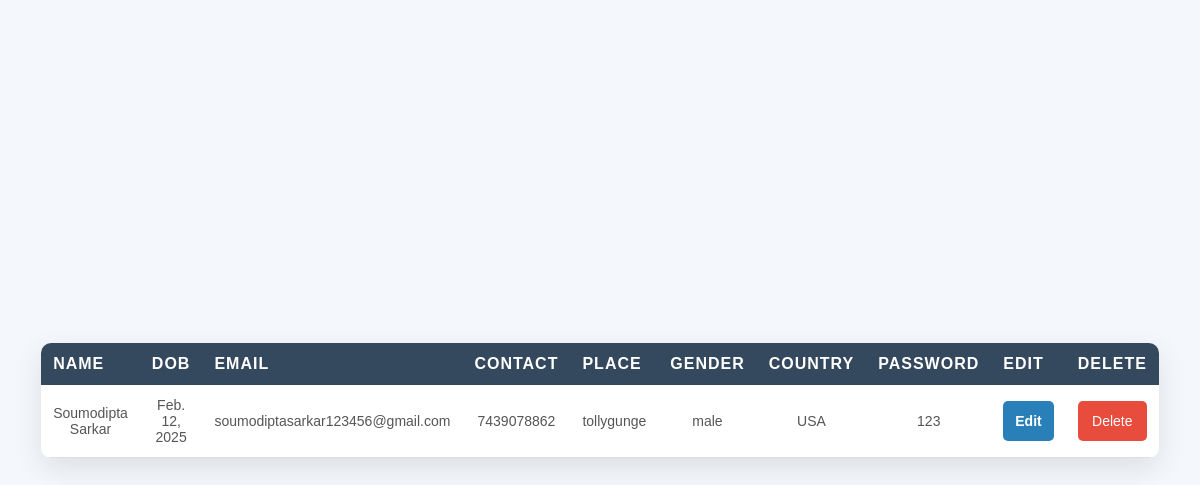
The page /display on the database its author committed.
### app/models.py (models this page shows)
class userdata(models.Model):
  Name=models.CharField(max_length=100)
  DOB=models.DateField()
  Email=models.EmailField()
  Contact=models.IntegerField()
  Place=models.CharField(max_length=100)
  Gender=models.CharField(max_length=100)
  Country=models.CharField(max_length=100)
  Password=models.CharField(max_length=50)
  class Meta:
    db_table="userdata"

### app/views.py (the view)
# urls.py: path('display', views.display),
def display(request):
    a=userdata.objects.all()
    return render(request,'display.html',{'x':a})

### app/templates/display.html (shortened to what this page needs)
<!DOCTYPE html>
<html lang="en">
<head>
</head>
<body>
    <table>
        <tr>
            <th>Name</th>
            <th>DOB</th>
            <th>Email</th>
            <th>Contact</th>
            <th>Place</th>
            <th>Gender</th>
            <th>Country</th>
            <th>Password</th>
            <th>Edit</th>
            <th>Delete</th>
        </tr>
        {% for i in x %}
        <tr>
            <td>{{i.Name}}</td>
            <td>{{i.DOB}}</td>
            <td>{{i.Email}}</td>
            <td>{{i.Contact}}</td>
            <td>{{i.Place}}</td>
            <td>{{i.Gender}}</td>
            <td>{{i.Country}}</td>
            <td>{{i.Password}}</td>
            <td>
                <button class="edit-btn">
                    <a href="editdata{{i.id}}"><b>Edit</b></a>
                </button>
            </td>
            <form action="delete{{i.id}}" onclick="return confirm('Are you sure?')" method="post">
                <td>
                    <button class="delete-btn" type="submit">Delete</button>
                </td>
            </form>
        </tr>
        {% endfor %}
    </table>
</body>
</html>

### app/templates/display.html (style rules this page uses)
body { font-family: 'Arial', sans-serif; background-color: #f4f7fc; margin: 0; padding: 0; display: flex; justify-content: center; align-items: center; height: 100vh; }
table { width: 80%; max-width: 1200px; margin: 30px auto; border-radius: 10px; box-shadow: 0 10px 30px rgba(0, 0, 0, 0.1); overflow: hidden; background-color: #fff; border-collapse: collapse; }
th { background-color: #34495e; color: #fff; padding: 12px; text-align: left; font-size: 16px; text-transform: uppercase; letter-spacing: 1px; }
td { padding: 12px; font-size: 14px; color: #555; border-bottom: 1px solid #ddd; text-align: center; vertical-align: middle; }
button { width: 100%; padding: 12px; font-size: 14px; border-radius: 5px; cursor: pointer; transition: all 0.3s ease; }
.edit-btn { background-color: #2980b9; color: #fff; border: none; }
.delete-btn { background-color: #e74c3c; color: #fff; border: none; }
a { color: inherit; text-decoration: none; }

### rows shown on the page
userdata: Name "Soumodipta Sarkar", DOB "Feb. 12, 2025", Email "soumodiptasarkar123456@gmail.com", Contact "7439078862", Place "tollygunge", Gender "male", Country "USA", Password "123"
